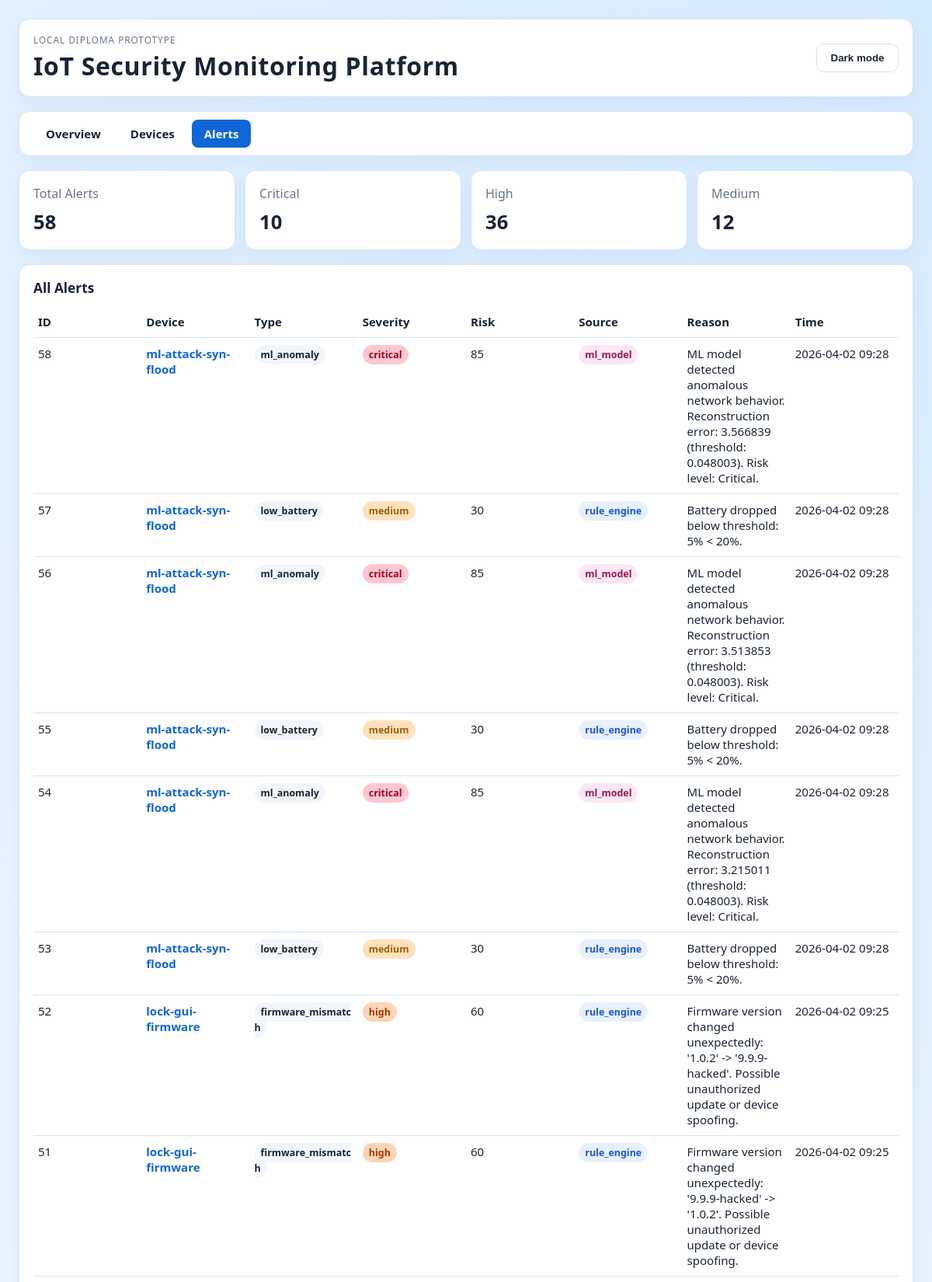
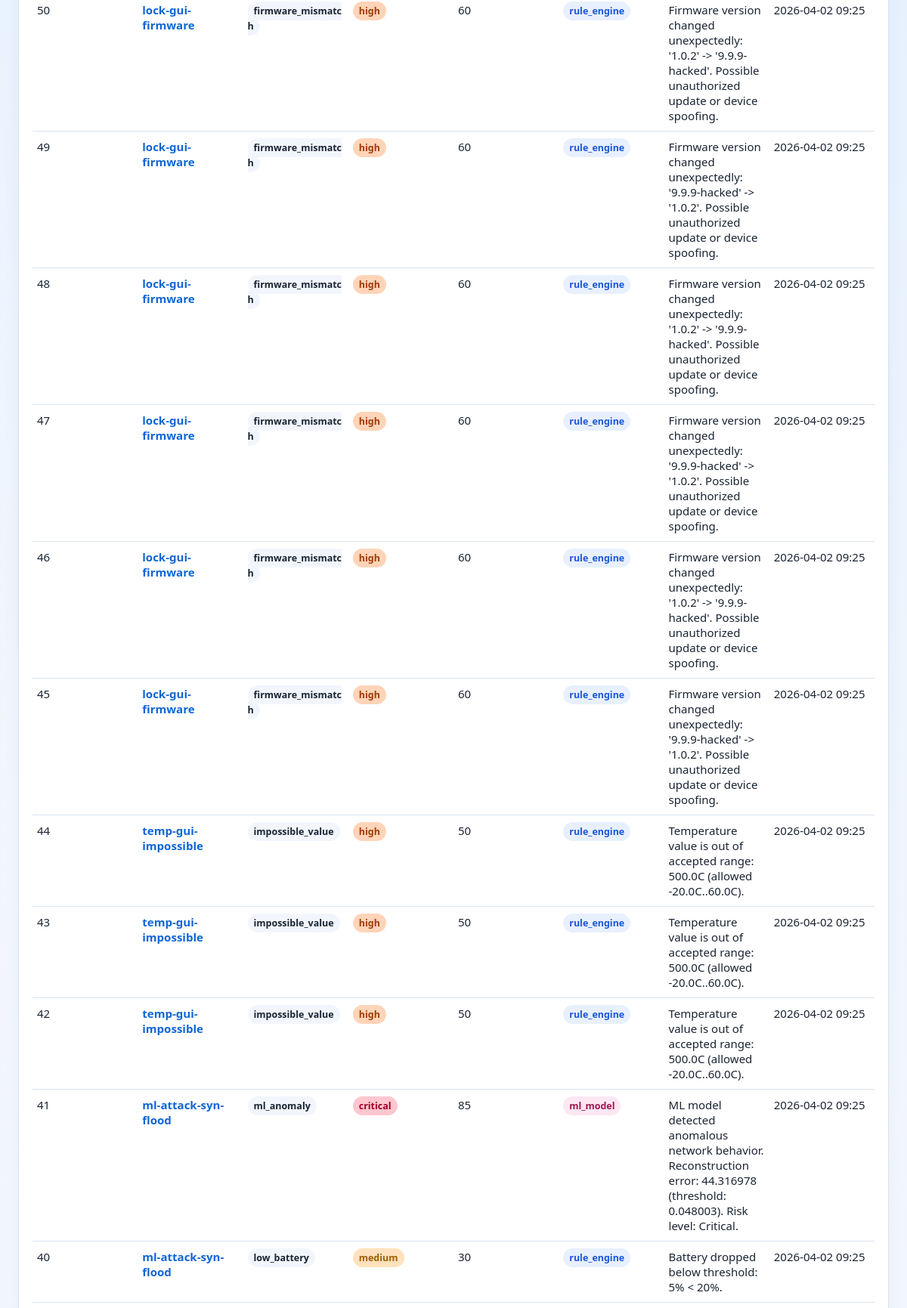
The page /dashboard/alerts (upper part) on the database its author committed (2 pictures, top to bottom).
### app/models/alert.py (models this page shows)
class Alert(Base):
    __tablename__ = "alerts"
    id: Mapped[int] = mapped_column(Integer, primary_key=True)
    device_id: Mapped[str | None] = mapped_column(
        String(100), index=True, nullable=True
    )
    alert_type: Mapped[str] = mapped_column(String(50), index=True)
    severity: Mapped[str] = mapped_column(String(20), index=True)
    risk_score: Mapped[int] = mapped_column(Integer)
    reason: Mapped[str] = mapped_column(Text)
    source: Mapped[str] = mapped_column(String(50), default="rule_engine")
    status: Mapped[str] = mapped_column(String(30), default="open")
    created_at: Mapped[datetime] = mapped_column(
        DateTime(timezone=True), default=utc_now, index=True
    )

### app/main.py (the view)
@app.get("/dashboard/alerts", response_class=HTMLResponse)
def dashboard_alerts(request: Request, db: Session = Depends(get_db)) -> HTMLResponse:
    alerts = _list_alerts(db, limit=200)
    return templates.TemplateResponse(
        request=request,
        name="alerts.html",
        context={"alerts": alerts},
    )

### app/templates/alerts.html (shortened to what this page needs)
<!DOCTYPE html>
<html lang="ru">
<head>
    <link rel="stylesheet" href="{{ url_for('static', path='/dashboard.css') }}">
</head>
<body>
<main class="page-shell">
    <header class="topbar card">
        <div>
            <p class="eyebrow">Local diploma prototype</p>
            <h1>IoT Security Monitoring Platform</h1>
        </div>
        <div class="actions">
            <button type="button" id="theme-toggle" class="theme-toggle" aria-pressed="false">Dark mode</button>
        </div>
    </header>
    <nav class="nav-bar card">
        <a href="/">Overview</a>
        <a href="/dashboard/devices">Devices</a>
        <a href="/dashboard/alerts" class="active">Alerts</a>
    </nav>
    <section class="kpis">
        <article class="card kpi"><p>Total Alerts</p><strong>{{ alerts | length }}</strong></article>
        <article class="card kpi"><p>Critical</p><strong>{{ alerts | selectattr('severity', 'equalto', 'critical') | list | length }}</strong></article>
        <article class="card kpi"><p>High</p><strong>{{ alerts | selectattr('severity', 'equalto', 'high') | list | length }}</strong></article>
        <article class="card kpi"><p>Medium</p><strong>{{ alerts | selectattr('severity', 'equalto', 'medium') | list | length }}</strong></article>
    </section>
    <section class="card">
        <h2>All Alerts</h2>
        <table>
            <thead>
            <tr>
                <th>ID</th>
                <th>Device</th>
                <th>Type</th>
                <th>Severity</th>
                <th>Risk</th>
                <th>Source</th>
                <th>Reason</th>
                <th>Time</th>
            </tr>
            </thead>
            <tbody>
            {% if alerts %}
                {% for alert in alerts %}
                <tr>
                    <td>{{ alert.id }}</td>
                    <td>
                        {% if alert.device_id %}
                            <a href="/dashboard/devices/{{ alert.device_id }}" class="device-link">{{ alert.device_id }}</a>
                        {% else %}
                            --
                        {% endif %}
                    </td>
                    <td><span class="badge alert-type">{{ alert.alert_type }}</span></td>
                    <td><span class="badge risk-{{ alert.severity }}">{{ alert.severity }}</span></td>
                    <td>{{ alert.risk_score }}</td>
                    <td><span class="badge source-{{ alert.source }}">{{ alert.source }}</span></td>
                    <td>{{ alert.reason }}</td>
                    <td class="nowrap">{{ alert.created_at.strftime('%Y-%m-%d %H:%M') }}</td>
                </tr>
                {% endfor %}
            {% else %}
                <tr><td colspan="8">No alerts recorded yet.</td></tr>
            {% endif %}
            </tbody>
        </table>
    </section>
</main>
</body>
</html>

### app/static/dashboard.css (style rules this page uses)
:root { --bg-1: #f5f7fb; --bg-2: #eef6ff; --glow-top: #d7ebff; --glow-bottom: #e8f3ff; --ink: #1a2433; --muted: #6a7588; --card: #ffffff; --stroke: #d9e3ef; --accent: #1066d6; --accent-soft: #dcecff; --button-bg: #ffffff; --button-ink: #1a2433; --code-bg: #f2f6fc; --ok: #18884f; --warn: #8a6800; --shadow-color: rgb(16 102 214 / 6%); --font-ui: "Segoe UI", "Trebuchet MS", sans-serif; }
* { box-sizing: border-box; }
body { margin: 0; color: var(--ink); font-family: var(--font-ui); background: radial-gradient(circle at top right, var(--glow-top) 0%, transparent 35%), radial-gradient(circle at bottom left, var(--glow-bottom) 0%, transparent 40%), linear-gradient(160deg, var(--bg-1), var(--bg-2)); transition: background 0.25s ease, color 0.25s ease; }
.page-shell { max-width: 1240px; margin: 0 auto; padding: 24px; display: grid; gap: 18px; }
.card { background: var(--card); border: 1px solid var(--stroke); border-radius: 14px; padding: 18px; box-shadow: 0 8px 22px var(--shadow-color); transition: background 0.25s ease, border-color 0.25s ease; }
.topbar { display: flex; justify-content: space-between; align-items: center; gap: 16px; }
.topbar h1 { margin: 4px 0 0; font-size: clamp(1.4rem, 3vw, 2rem); letter-spacing: 0.02em; }
.eyebrow { margin: 0; color: var(--muted); text-transform: uppercase; font-size: 0.74rem; letter-spacing: 0.08em; }
.actions { display: flex; gap: 10px; }
button { border-radius: 10px; border: 1px solid var(--stroke); background: var(--button-bg); color: var(--button-ink); padding: 10px 14px; font-weight: 600; cursor: pointer; transition: background 0.2s ease, border-color 0.2s ease, color 0.2s ease; }
.theme-toggle { min-width: 106px; }
.kpis { display: grid; gap: 12px; grid-template-columns: repeat(4, minmax(0, 1fr)); }
.kpi p { margin: 0; color: var(--muted); }
.kpi strong { display: inline-block; margin-top: 8px; font-size: 1.6rem; }
h2 { margin: 0 0 12px; font-size: 1.08rem; }
table { width: 100%; border-collapse: collapse; font-size: 0.94rem; table-layout: fixed; }
th, td { text-align: left; border-bottom: 1px solid var(--stroke); padding: 10px 6px; vertical-align: top; word-break: break-word; }
.badge { padding: 4px 8px; border-radius: 999px; font-size: 0.78rem; font-weight: 700; }
.badge.risk-medium { background: #ffe2bd; color: #9d5f00; }
.badge.risk-high { background: #ffd4b8; color: #a23800; }
.badge.risk-critical { background: #ffc7cf; color: #9d0025; }
.nav-bar { display: flex; gap: 6px; padding: 10px 18px; }
.nav-bar a { padding: 8px 16px; border-radius: 8px; text-decoration: none; color: var(--ink); font-weight: 600; font-size: 0.94rem; transition: background 0.15s ease; }
.nav-bar a.active { background: var(--accent); color: #fff; }
.device-link { color: var(--accent); text-decoration: none; font-weight: 600; }
.nowrap { white-space: nowrap; }
.badge.alert-type { background: var(--code-bg); color: var(--ink); font-weight: 600; }
.badge.source-rule_engine { background: #e8f0fe; color: #1a56db; }
.badge.source-ml_model { background: #fce7f3; color: #9d174d; }

### rows shown on the page
Alert: id "58", device_id "ml-attack-syn-flood", alert_type "ml_anomaly", severity "critical", risk_score "85", source "ml_model", reason "ML model detected anomalous network behavior. Reconstruction error: 3.566839 (threshold: 0.048003). Risk level: Critical.", created_at "2026-04-02 09:28"
Alert: id "57", device_id "ml-attack-syn-flood", alert_type "low_battery", severity "medium", risk_score "30", source "rule_engine", reason "Battery dropped below threshold: 5% < 20%.", created_at "2026-04-02 09:28"
Alert: id "56", device_id "ml-attack-syn-flood", alert_type "ml_anomaly", severity "critical", risk_score "85", source "ml_model", reason "ML model detected anomalous network behavior. Reconstruction error: 3.513853 (threshold: 0.048003). Risk level: Critical.", created_at "2026-04-02 09:28"
Alert: id "55", device_id "ml-attack-syn-flood", alert_type "low_battery", severity "medium", risk_score "30", source "rule_engine", reason "Battery dropped below threshold: 5% < 20%.", created_at "2026-04-02 09:28"
Alert: id "54", device_id "ml-attack-syn-flood", alert_type "ml_anomaly", severity "critical", risk_score "85", source "ml_model", reason "ML model detected anomalous network behavior. Reconstruction error: 3.215011 (threshold: 0.048003). Risk level: Critical.", created_at "2026-04-02 09:28"
Alert: id "53", device_id "ml-attack-syn-flood", alert_type "low_battery", severity "medium", risk_score "30", source "rule_engine", reason "Battery dropped below threshold: 5% < 20%.", created_at "2026-04-02 09:28"
Alert: id "52", device_id "lock-gui-firmware", alert_type "firmware_mismatch", severity "high", risk_score "60", source "rule_engine", reason "Firmware version changed unexpectedly: '1.0.2' -> '9.9.9-hacked'. Possible unauthorized update or device spoofing.", created_at "2026-04-02 09:25"
Alert: id "51", device_id "lock-gui-firmware", alert_type "firmware_mismatch", severity "high", risk_score "60", source "rule_engine", reason "Firmware version changed unexpectedly: '9.9.9-hacked' -> '1.0.2'. Possible unauthorized update or device spoofing.", created_at "2026-04-02 09:25"
Alert: id "50", device_id "lock-gui-firmware", alert_type "firmware_mismatch", severity "high", risk_score "60", source "rule_engine", reason "Firmware version changed unexpectedly: '1.0.2' -> '9.9.9-hacked'. Possible unauthorized update or device spoofing.", created_at "2026-04-02 09:25"
Alert: id "49", device_id "lock-gui-firmware", alert_type "firmware_mismatch", severity "high", risk_score "60", source "rule_engine", reason "Firmware version changed unexpectedly: '9.9.9-hacked' -> '1.0.2'. Possible unauthorized update or device spoofing.", created_at "2026-04-02 09:25"
Alert: id "48", device_id "lock-gui-firmware", alert_type "firmware_mismatch", severity "high", risk_score "60", source "rule_engine", reason "Firmware version changed unexpectedly: '1.0.2' -> '9.9.9-hacked'. Possible unauthorized update or device spoofing.", created_at "2026-04-02 09:25"
Alert: id "47", device_id "lock-gui-firmware", alert_type "firmware_mismatch", severity "high", risk_score "60", source "rule_engine", reason "Firmware version changed unexpectedly: '9.9.9-hacked' -> '1.0.2'. Possible unauthorized update or device spoofing.", created_at "2026-04-02 09:25"
Alert: id "46", device_id "lock-gui-firmware", alert_type "firmware_mismatch", severity "high", risk_score "60", source "rule_engine", reason "Firmware version changed unexpectedly: '1.0.2' -> '9.9.9-hacked'. Possible unauthorized update or device spoofing.", created_at "2026-04-02 09:25"
Alert: id "45", device_id "lock-gui-firmware", alert_type "firmware_mismatch", severity "high", risk_score "60", source "rule_engine", reason "Firmware version changed unexpectedly: '9.9.9-hacked' -> '1.0.2'. Possible unauthorized update or device spoofing.", created_at "2026-04-02 09:25"
Alert: id "44", device_id "temp-gui-impossible", alert_type "impossible_value", severity "high", risk_score "50", source "rule_engine", reason "Temperature value is out of accepted range: 500.0C (allowed -20.0C..60.0C).", created_at "2026-04-02 09:25"
Alert: id "43", device_id "temp-gui-impossible", alert_type "impossible_value", severity "high", risk_score "50", source "rule_engine", reason "Temperature value is out of accepted range: 500.0C (allowed -20.0C..60.0C).", created_at "2026-04-02 09:25"
Alert: id "42", device_id "temp-gui-impossible", alert_type "impossible_value", severity "high", risk_score "50", source "rule_engine", reason "Temperature value is out of accepted range: 500.0C (allowed -20.0C..60.0C).", created_at "2026-04-02 09:25"
Alert: id "41", device_id "ml-attack-syn-flood", alert_type "ml_anomaly", severity "critical", risk_score "85", source "ml_model", reason "ML model detected anomalous network behavior. Reconstruction error: 44.316978 (threshold: 0.048003). Risk level: Critical.", created_at "2026-04-02 09:25"
Alert: id "40", device_id "ml-attack-syn-flood", alert_type "low_battery", severity "medium", risk_score "30", source "rule_engine", reason "Battery dropped below threshold: 5% < 20%.", created_at "2026-04-02 09:25"

### other values the page prints
{{ alerts | length }} "58"
{{ alerts | selectattr('severity', 'equalto', 'critical') | list | length }} "10"
{{ alerts | selectattr('severity', 'equalto', 'high') | list | length }} "36"
{{ alerts | selectattr('severity', 'equalto', 'medium') | list | length }} "12"
